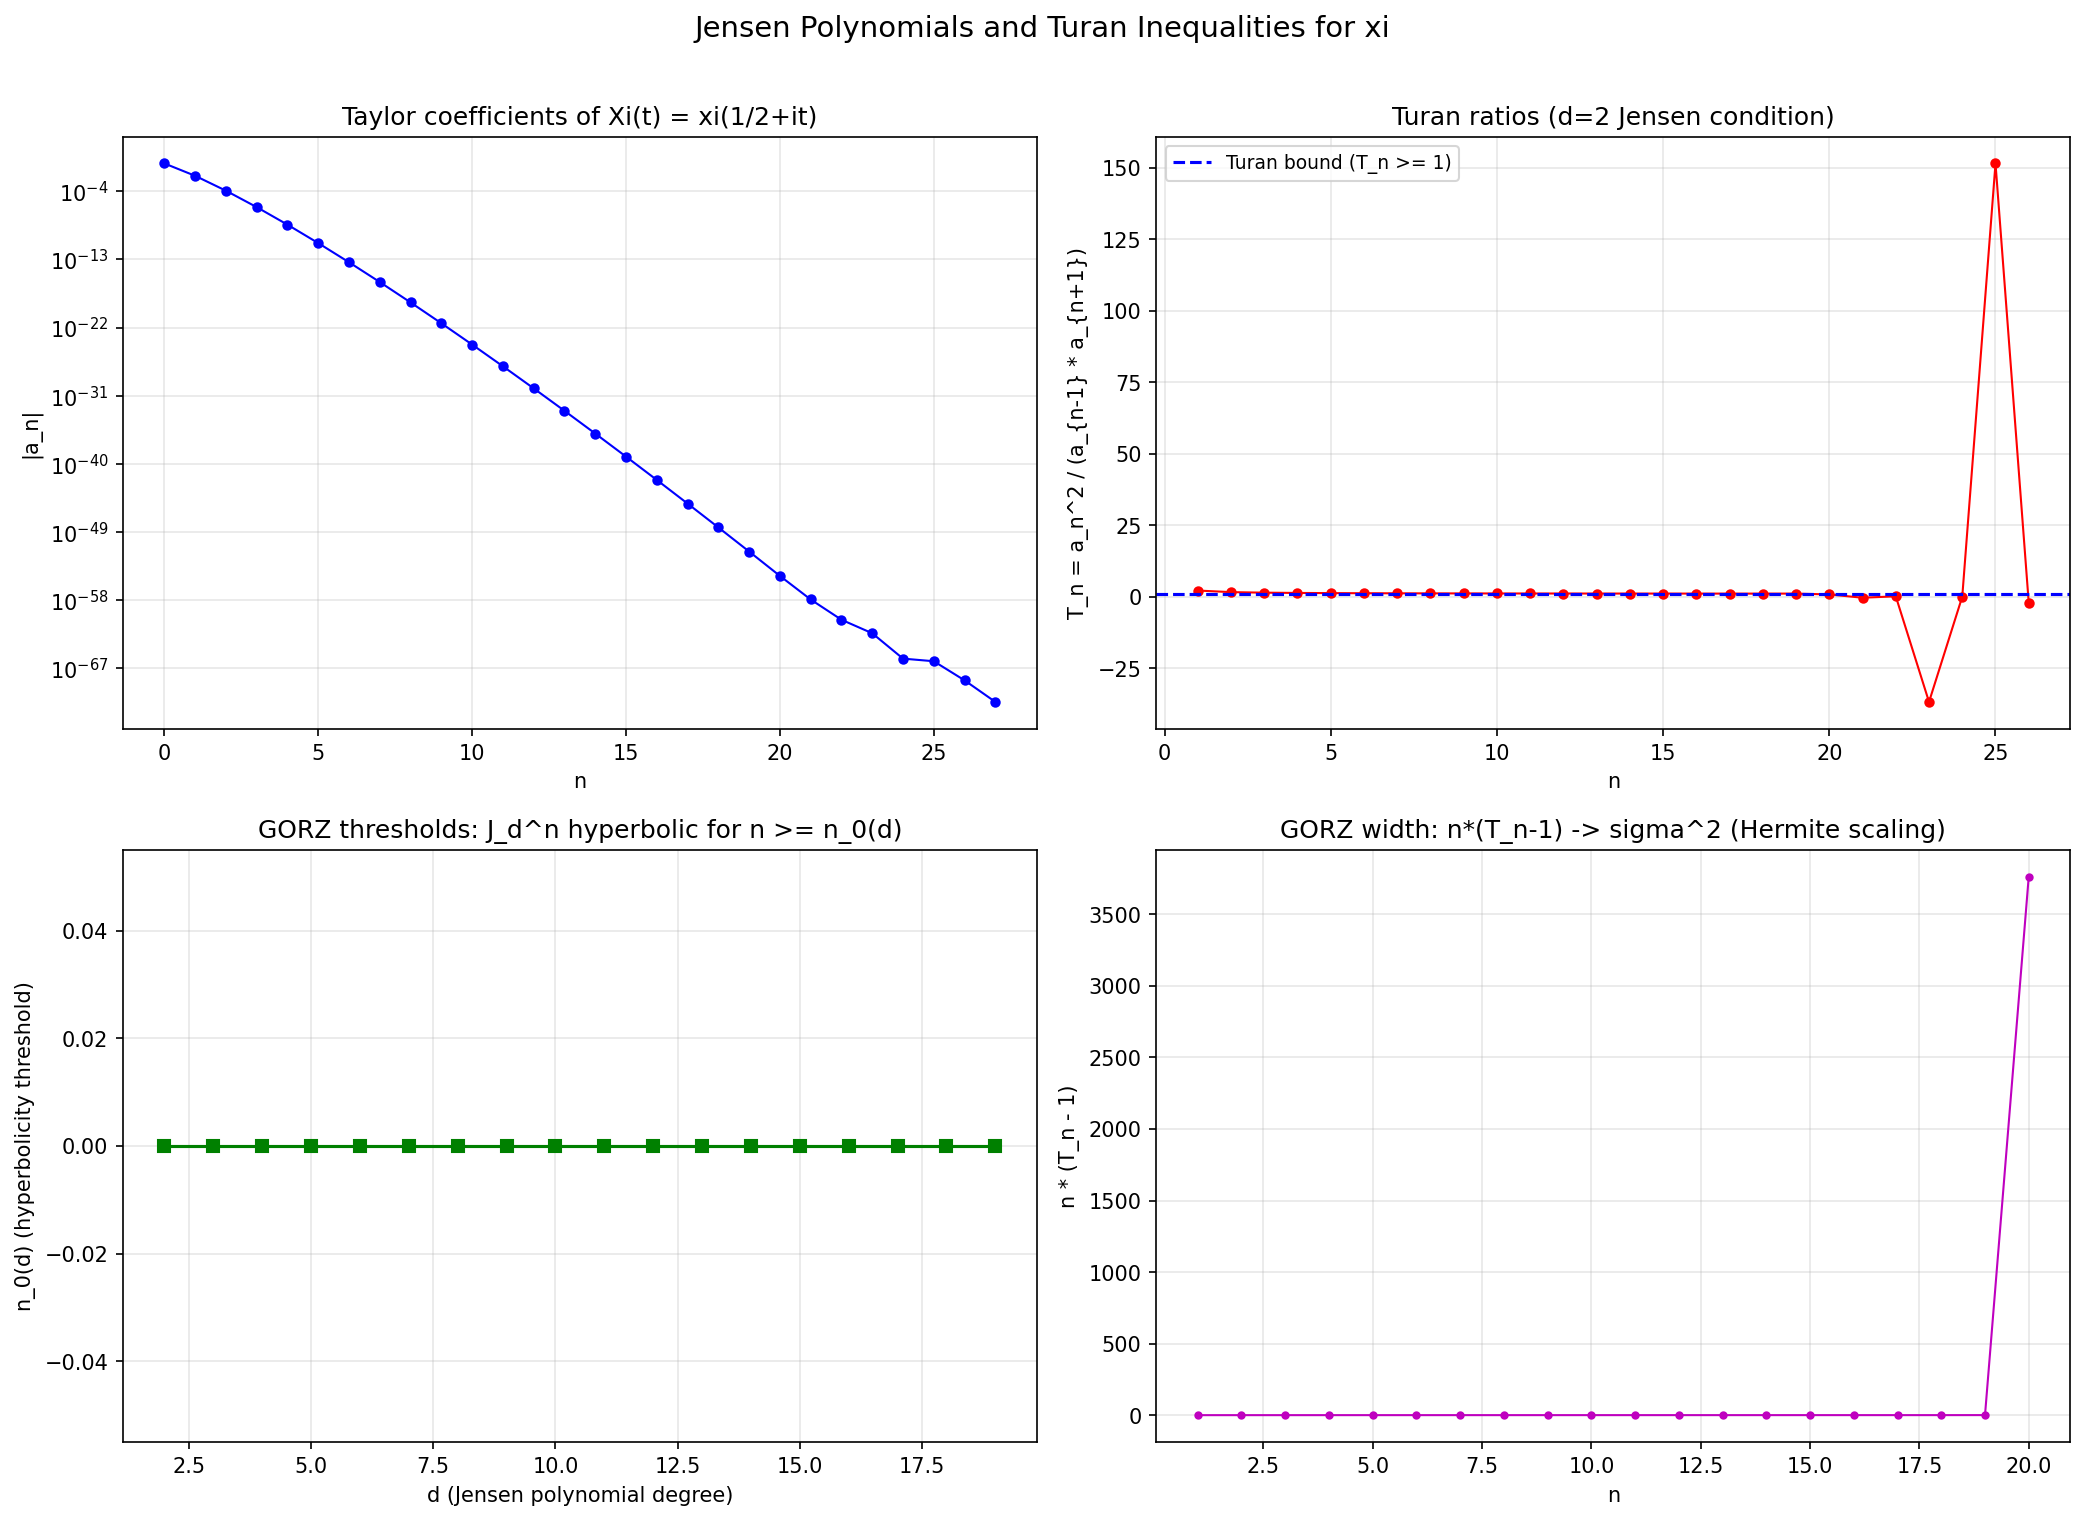

Reproduce this figure in Python.
"""Jensen polynomials for the xi function and connection to dBN dynamics.

Griffin-Ono-Rolen-Zagier (2019) proved that for each degree d, the
Jensen polynomial J_d^n(xi; x) has only real zeros for n >= n_0(d).
This is a necessary condition for xi to be in the Laguerre-Polya class.

The Taylor coefficients a_n of Xi(t) = xi(1/2 + it) = sum (-1)^n a_n t^{2n}
satisfy a_n > 0 and the Turan inequalities a_n^2 >= a_{n-1}*a_{n+1}.

Connection to our dBN work:
- The Turan inequalities are the d=2 Jensen polynomial condition
- Our log-concavity f''(z) < 0 is the continuous analogue along the critical line
- The GORZ Hermite polynomial limit connects to GUE (same universality class
  as the Coulomb ODE dynamics)

Plan:
1. Compute a_n = xi^{(2n)}(1/2) / (2n)! for n = 0, ..., N_max
2. Verify Turan inequalities and compute the ratios
3. Build Jensen polynomials and find their zeros
4. Find n_0(d) thresholds and compare to GORZ predictions
5. Connect the Turan ratios to our log-concavity margins
"""

import numpy as np
import mpmath
from itertools import combinations
import matplotlib
matplotlib.use('Agg')
import matplotlib.pyplot as plt
import json
import time


def compute_xi_taylor_coefficients(n_max, dps=60):
    """Compute the Taylor coefficients a_n of Xi(t) = xi(1/2+it).

    Xi(t) = sum_{n=0}^{inf} (-1)^n a_n t^{2n}

    where a_n = xi^{(2n)}(1/2) / (2n)! > 0.

    Uses Cauchy integral formula via FFT: evaluate Xi on a circle
    in the complex t-plane and extract coefficients.
    """
    with mpmath.workdps(dps):
        def xi_eval(t_complex):
            """Xi(t) = xi(1/2 + it) for complex t."""
            s = mpmath.mpf('0.5') + mpmath.mpc(0, 1) * t_complex
            return (s * (s - 1) / 2
                    * mpmath.power(mpmath.pi, -s/2)
                    * mpmath.gamma(s/2)
                    * mpmath.zeta(s))

        # Evaluate Xi(t) on a circle of radius R in the t-plane
        # Use N_pts points for FFT
        N_pts = max(4 * n_max + 16, 256)
        R = mpmath.mpf('10')  # radius (Xi is entire, any R works)

        print(f"  Evaluating Xi on {N_pts}-point circle, radius R={R}...")
        vals = []
        for k in range(N_pts):
            theta = 2 * mpmath.pi * k / N_pts
            t_k = R * mpmath.exp(mpmath.mpc(0, 1) * theta)
            val = xi_eval(t_k)
            vals.append(complex(val))

        vals = np.array(vals)

        # FFT to get Taylor coefficients
        # Xi(t) = sum_m c_m t^m, and c_m = (1/R^m) * (1/N) * sum_k Xi(R*e^{2pi i k/N}) * e^{-2pi i km/N}
        fft_vals = np.fft.fft(vals) / N_pts

        # c_m = fft_vals[m] / R^m
        # Since Xi is even, c_m = 0 for odd m, c_{2n} = (-1)^n a_n
        a = []
        R_float = float(R)
        for n in range(n_max + 1):
            m = 2 * n
            if m < N_pts:
                c_m = fft_vals[m] / R_float**m
                a_n = float(np.real(c_m)) * (-1)**n
                a.append(a_n)
            else:
                a.append(0.0)

        return a


def turan_ratios(a):
    """Compute the Turan ratios T_n = a_n^2 / (a_{n-1} * a_{n+1}).

    The Turan inequality states T_n >= 1 for all n >= 1.
    """
    ratios = []
    for n in range(1, len(a) - 1):
        if a[n-1] != 0 and a[n+1] != 0:
            T_n = a[n]**2 / (a[n-1] * a[n+1])
            ratios.append(T_n)
        else:
            ratios.append(float('nan'))
    return ratios


def jensen_polynomial(a, d, n):
    """Build the Jensen polynomial J_d^n(x) = sum_{j=0}^d C(d,j) a_{n+j} x^j.

    Returns polynomial coefficients [c_0, c_1, ..., c_d] where
    J_d^n(x) = c_0 + c_1*x + ... + c_d*x^d.
    """
    from math import comb
    coeffs = []
    for j in range(d + 1):
        if n + j < len(a):
            coeffs.append(comb(d, j) * a[n + j])
        else:
            coeffs.append(0.0)
    return coeffs


def polynomial_roots(coeffs):
    """Find roots of polynomial with given coefficients.

    coeffs = [c_0, c_1, ..., c_d] for c_0 + c_1*x + ... + c_d*x^d.
    """
    # numpy.roots expects [c_d, ..., c_1, c_0] (highest degree first)
    coeffs_rev = list(reversed(coeffs))
    if abs(coeffs_rev[0]) < 1e-30:
        return np.array([])
    return np.roots(coeffs_rev)


def check_all_real_roots(roots, tol=1e-6):
    """Check if all roots are real (imaginary part < tol)."""
    if len(roots) == 0:
        return True
    return np.all(np.abs(roots.imag) < tol * (1 + np.abs(roots.real)))


def find_n0_threshold(a, d, n_max=None):
    """Find the smallest n such that J_d^n has only real roots for all n' >= n.

    Returns n_0 and the detailed scan results.
    """
    if n_max is None:
        n_max = len(a) - d - 1

    results = []
    for n in range(n_max + 1):
        if n + d >= len(a):
            break
        coeffs = jensen_polynomial(a, d, n)
        roots = polynomial_roots(coeffs)
        all_real = check_all_real_roots(roots)
        results.append({
            'n': n,
            'all_real': all_real,
            'roots': roots,
            'max_imag': float(np.max(np.abs(roots.imag))) if len(roots) > 0 else 0.0,
        })

    # Find n_0: smallest n such that all n' >= n have all_real = True
    n0 = None
    for i in range(len(results) - 1, -1, -1):
        if not results[i]['all_real']:
            n0 = results[i]['n'] + 1
            break
    if n0 is None:
        n0 = 0  # all are hyperbolic

    return n0, results


def run_jensen_analysis():
    """Full Jensen polynomial analysis."""

    print("=" * 70)
    print("JENSEN POLYNOMIALS FOR THE XI FUNCTION")
    print("=" * 70)

    # Step 1: Compute Taylor coefficients
    n_max = 30
    dps = 60
    print(f"\n[1/5] Computing Taylor coefficients a_0, ..., a_{n_max}")
    print(f"  Working precision: {dps} digits")

    t0 = time.time()
    a = compute_xi_taylor_coefficients(n_max, dps=dps)
    elapsed = time.time() - t0
    print(f"  Done in {elapsed:.1f}s")

    # Show first few coefficients
    print(f"\n  First coefficients a_n:")
    print(f"  {'n':>4}  {'a_n':>20}  {'log10|a_n|':>12}")
    for n in range(min(20, len(a))):
        la = np.log10(abs(a[n])) if a[n] != 0 else float('-inf')
        print(f"  {n:>4}  {a[n]:>20.12e}  {la:>12.2f}")

    # Check positivity
    n_positive = sum(1 for x in a if x > 0)
    n_negative = sum(1 for x in a if x < 0)
    print(f"\n  Positive: {n_positive}, Negative: {n_negative}, Zero: {len(a) - n_positive - n_negative}")
    if n_negative > 0:
        first_neg = next(i for i, x in enumerate(a) if x < 0)
        print(f"  WARNING: First negative a_n at n = {first_neg}")
        print(f"  (May be precision loss for large n)")

    # Step 2: Turan inequalities
    print(f"\n[2/5] Turan inequalities: a_n^2 / (a_{{n-1}} * a_{{n+1}}) >= 1")

    # Only use coefficients we trust (before precision loss)
    n_trust = n_positive if n_negative > 0 else len(a)
    a_good = a[:n_trust]

    ratios = turan_ratios(a_good)
    print(f"  Computing for n = 1 to {len(ratios)}")

    n_satisfied = sum(1 for r in ratios if r >= 1.0)
    print(f"  Turan inequality satisfied: {n_satisfied}/{len(ratios)}")

    print(f"\n  {'n':>4}  {'T_n':>14}  {'T_n - 1':>14}  {'status':>8}")
    for n, r in enumerate(ratios, start=1):
        status = "OK" if r >= 1.0 else "FAIL"
        print(f"  {n:>4}  {r:>14.8f}  {r-1:>14.8f}  {status:>8}")
        if n >= 25:
            break

    # Step 3: Jensen polynomials for d = 2, 3, 4, 5, ...
    print(f"\n[3/5] Jensen polynomial hyperbolicity thresholds n_0(d)")
    print(f"  J_d^n(x) has only real roots for n >= n_0(d)")

    d_values = list(range(2, 20))
    thresholds = {}

    print(f"\n  {'d':>4}  {'n_0(d)':>8}  {'first complex at n':>20}")
    for d in d_values:
        if d >= len(a_good) - 1:
            break
        n0, scan = find_n0_threshold(a_good, d)
        thresholds[d] = n0

        # Find the specific n values with complex roots
        complex_ns = [r['n'] for r in scan if not r['all_real']]
        complex_str = str(complex_ns[:5]) if complex_ns else "none"

        print(f"  {d:>4}  {n0:>8}  {complex_str:>20}")

    # Step 4: Detailed root analysis for small d
    print(f"\n[4/5] Detailed Jensen polynomial roots for d = 3, 4, 5")

    for d in [3, 4, 5]:
        print(f"\n  d = {d}:")
        print(f"  {'n':>4}  {'all_real':>10}  {'max |Im|':>12}  {'roots (real part)':>30}")
        for n in range(min(15, len(a_good) - d)):
            coeffs = jensen_polynomial(a_good, d, n)
            roots = polynomial_roots(coeffs)
            all_real = check_all_real_roots(roots)
            max_imag = float(np.max(np.abs(roots.imag))) if len(roots) > 0 else 0.0
            real_parts = sorted(roots.real)
            real_str = ', '.join(f'{r:.4f}' for r in real_parts[:4])
            print(f"  {n:>4}  {str(all_real):>10}  {max_imag:>12.2e}  {real_str:>30}")

    # Step 5: Connection to log-concavity and dBN dynamics
    print(f"\n[5/5] Connection to log-concavity and dBN dynamics")

    # The Turan ratio T_n = a_n^2/(a_{n-1}*a_{n+1}) is the d=2 Jensen condition.
    # Our log-concavity f''(z) < 0 is the continuous analogue.
    # The GORZ theorem says J_d^n -> Hermite polynomial as n -> inf.
    # Hermite polynomials have only real roots (they're the GUE wave functions).

    print("\n  BRIDGE: Taylor coefficients <-> log-concavity")
    print("  The Turan ratio T_n measures 'discrete log-concavity' of the")
    print("  sequence {a_n}. Our f''(z) < 0 measures 'continuous log-concavity'")
    print("  of |xi(1/2+iz)| along the critical line.")
    print()

    # Compute the "Turan margin" = T_n - 1 and see if it correlates
    # with our log-concavity margin
    print("  Turan margins (T_n - 1) vs n:")
    margins = [(n+1, r-1) for n, r in enumerate(ratios) if not np.isnan(r)]

    if margins:
        ns_m = [m[0] for m in margins]
        vals_m = [m[1] for m in margins]
        print(f"  Min margin: {min(vals_m):.8f} at n = {ns_m[vals_m.index(min(vals_m))]}")
        print(f"  Max margin: {max(vals_m):.8f} at n = {ns_m[vals_m.index(max(vals_m))]}")

    # The GORZ Hermite limit: as n -> inf,
    # J_d^n(x) / a_n -> He_d(x * sqrt(n) / sigma)
    # where sigma^2 = lim n*(T_n - 1)
    # This "width" parameter connects to the GUE spacing distribution

    if len(ratios) >= 5:
        sigma_sq_estimates = []
        for n, r in enumerate(ratios, start=1):
            if not np.isnan(r) and r > 1:
                sigma_sq_estimates.append(n * (r - 1))

        if sigma_sq_estimates:
            print(f"\n  GORZ width parameter: sigma^2 = lim n*(T_n - 1)")
            print(f"  Estimates: n*(T_n-1) for n = 1..{len(sigma_sq_estimates)}")
            for i in [0, 4, 9, 14, 19, min(24, len(sigma_sq_estimates)-1)]:
                if i < len(sigma_sq_estimates):
                    print(f"    n={i+1}: {sigma_sq_estimates[i]:.6f}")

            # Check convergence
            if len(sigma_sq_estimates) >= 10:
                recent = sigma_sq_estimates[-5:]
                print(f"  Last 5 values: {[f'{x:.4f}' for x in recent]}")
                print(f"  Apparent limit: sigma^2 ~ {np.mean(recent):.4f}")

    # -- Plots --
    fig, axes = plt.subplots(2, 2, figsize=(14, 10))

    # (0,0) Taylor coefficients a_n
    ax = axes[0, 0]
    ns = list(range(len(a_good)))
    ax.semilogy(ns, [abs(x) for x in a_good], 'bo-', markersize=4, linewidth=1)
    ax.set_xlabel('n')
    ax.set_ylabel('|a_n|')
    ax.set_title('Taylor coefficients of Xi(t) = xi(1/2+it)')
    ax.grid(True, alpha=0.3)

    # (0,1) Turan ratios
    ax = axes[0, 1]
    if ratios:
        ns_r = list(range(1, len(ratios) + 1))
        ax.plot(ns_r, ratios, 'ro-', markersize=4, linewidth=1)
        ax.axhline(y=1.0, color='blue', linestyle='--', linewidth=1.5,
                   label='Turan bound (T_n >= 1)')
        ax.set_xlabel('n')
        ax.set_ylabel('T_n = a_n^2 / (a_{n-1} * a_{n+1})')
        ax.set_title('Turan ratios (d=2 Jensen condition)')
        ax.legend(fontsize=9)
        ax.grid(True, alpha=0.3)

    # (1,0) n_0(d) thresholds
    ax = axes[1, 0]
    if thresholds:
        ds = sorted(thresholds.keys())
        n0s = [thresholds[d] for d in ds]
        ax.plot(ds, n0s, 'gs-', markersize=6, linewidth=1.5)
        ax.set_xlabel('d (Jensen polynomial degree)')
        ax.set_ylabel('n_0(d) (hyperbolicity threshold)')
        ax.set_title('GORZ thresholds: J_d^n hyperbolic for n >= n_0(d)')
        ax.grid(True, alpha=0.3)

    # (1,1) GORZ width parameter n*(T_n - 1)
    ax = axes[1, 1]
    if sigma_sq_estimates:
        ns_s = list(range(1, len(sigma_sq_estimates) + 1))
        ax.plot(ns_s, sigma_sq_estimates, 'mo-', markersize=3, linewidth=1)
        ax.set_xlabel('n')
        ax.set_ylabel('n * (T_n - 1)')
        ax.set_title('GORZ width: n*(T_n-1) -> sigma^2 (Hermite scaling)')
        ax.grid(True, alpha=0.3)

    fig.suptitle('Jensen Polynomials and Turan Inequalities for xi', fontsize=14, y=1.01)
    plt.tight_layout()
    fig.savefig('dbn_jensen.png', dpi=150, bbox_inches='tight')
    print("\n  Saved: dbn_jensen.png")
    plt.close(fig)

    # Save data
    save_data = {
        'a_n': a_good,
        'turan_ratios': ratios,
        'thresholds': {str(k): v for k, v in thresholds.items()},
        'n_trust': n_trust,
    }
    with open('dbn_jensen.json', 'w') as f:
        json.dump(save_data, f, indent=2)
    print("  Saved: dbn_jensen.json")

    return a_good, ratios, thresholds


if __name__ == '__main__':
    a, ratios, thresholds = run_jensen_analysis()
